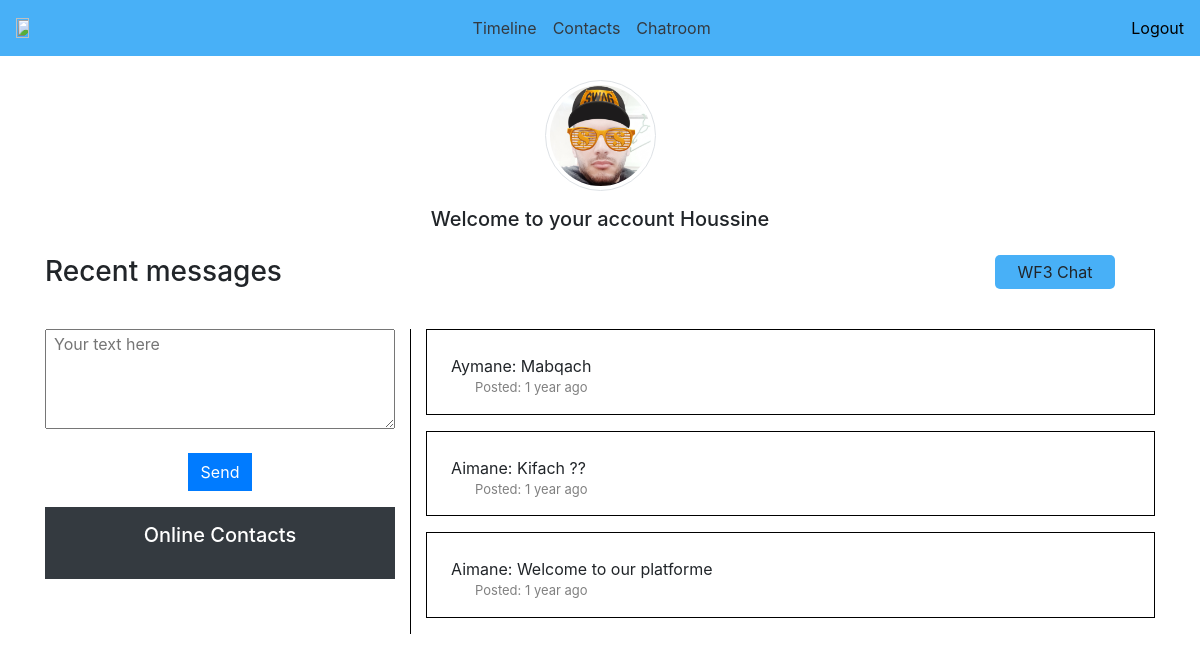
Screenshot of /timeline (signed in) with the database file from the repository.
### tables this page shows
CREATE TABLE `images` (
  `id` int(11) NOT NULL,
  `images` varchar(500) NOT NULL,
  `id_user` int(11) NOT NULL
);

CREATE TABLE `messages` (
  `id` int(11) NOT NULL,
  `message` text NOT NULL,
  `id_user` int(11) NOT NULL,
  `date` datetime NOT NULL
);

CREATE TABLE `register` (
  `id` int(11) NOT NULL,
  `email` varchar(200) NOT NULL,
  `firstname` varchar(200) NOT NULL,
  `lastname` varchar(200) NOT NULL,
  `telephone` varchar(50) NOT NULL,
  `password` varchar(200) NOT NULL,
  `sex` varchar(200) NOT NULL,
  `status` bigint(20) NOT NULL
);

### functions.php (called while the page is built)
<?php
    function time_since($since) {
        $chunks = array(
            array(60 * 60 * 24 * 365 , 'year'),
            array(60 * 60 * 24 * 30 , 'month'),
            array(60 * 60 * 24 * 7, 'week'),
            array(60 * 60 * 24 , 'day'),
            array(60 * 60 , 'hour'),
            array(60 , 'minute'),
            array(1 , 'second')
        );
        for ($i = 0, $j = count($chunks); $i < $j; $i++) {
            $seconds = $chunks[$i][0];
            $name = $chunks[$i][1];
            if (($count = floor($since / $seconds)) != 0) {
                break;
            }
        }
        $print = ($count == 1) ? '1 '.$name : "$count {$name}s";
        return $print;
    }
?>

### timeline.php (the view, shortened to what this page needs)
<?php
    require("functions.php");
?>
<head>
</head>
<?php
    if(isset($_COOKIE['email']) && isset($_COOKIE['password'])){
        require("style.php");
        require("navbar.php");
        require("db.php");
        $useremail = $_SESSION['id'];
        $sql = "SELECT * FROM `images` WHERE id_user = '$useremail'";
        $result = mysqli_query($conn, $sql);
        while($rows = mysqli_fetch_assoc($result)){
            $images = $rows['images'];
        }
?>
<div class="mt-4 container">
        <div class="text-center">
            <p><img src="<?php echo $images ?>"class="img-profile img-thumbnail"></p>
        </div>
        <div class="text-center pb-3">
            <h5 id="h5">Welcome to your account <?php echo $_SESSION['name']?></h5>
        </div>
    <div class="row">
        <div class="col-lg-10">
            <h3>Recent messages</h3>
        </div>
        <div class="col-lg-2">
        <p class="bg-p w-75 text-center">WF3 Chat</p>
        </div>
    </div>
    <div class="mt-4">
            <div class="row">
                <div class="pb-2 col-md-4">
                    <div class="text-center">
                    <form action="timeline" method="POST">
                        <textarea class="w-100 pl-2" id="messages-text" name="message" placeholder="Your text here"></textarea>
                        <div class="pt-2">
                            <input type ="submit" class="btn btn-primary" value="Send" id="btn-send" name="send">
                        </div>
                    </form>
                    </div>
                    <div class="bg-dark">
                    <center><h5 class="text-white pt-3 pb-3">Online Contacts</h5></center>
<?php
$idsession = $_SESSION['id'];
    $sql = "SELECT * FROM `register` WHERE id != '$idsession'";
    $result = mysqli_query($conn, $sql);
    while($rows = mysqli_fetch_assoc($result)){
?>
<div id="result" class="pb-1"></div>
<?php
    }
?>
    </div>
                </div>
                <div class="col-md-8 div-border">
<?php
    $sql="SELECT * FROM `messages` ORDER BY `date` DESC";
    $result = mysqli_query($conn, $sql);
    while ($rows = mysqli_fetch_assoc($result)){
        $user = mysqli_real_escape_string($conn, $rows['id_user']);
        $query = "SELECT * FROM `register` WHERE id = '$user' LIMIT 1";
        $rslt = mysqli_query($conn, $query);
        $userQuery = mysqli_fetch_assoc($rslt);
        if($user == $_SESSION['id']){
            $userQuery['firstname'] = "You";
            $deleteMsg = '<a onClick="return confirm("Are you sure you want to delete this message");" href="delete_message?Id='. $rows['id'].'" class="delet-link"><i class="fa-solid fa-x"></i></a>';
        }else{
            $userQuery['firstname'] = $userQuery['firstname'];
        }
?>
                <div class="d-flex output">
                    <p class="w-100 pt-4 pb-3 px-4 para-style mx-auto">
                        <?php echo $userQuery['firstname']?>:
                        <?php echo $rows['message'] ?><br>
                        <span class="px-4 span-style">Posted: <?php echo time_since(time()- strtotime($rows['date']))?> ago</span>
                    </p>
                </div>
<?php
    }
?>
                </div>
            </div>
    </div>
</div>
<?php
    }else if(!isset($_COOKIE['email']) && !isset($_COOKIE['password'])){
        header("location:index");
    }
?>

### style.php (style rules this page uses)
input { border-radius: 0 !important; }
textarea { height:100px; outline: none; }
.para-style { border: 1px solid black; }
.img-profile { width :10%; border-radius: 50%; }
.bg-p { background-color: #48b0f7; padding: 5px; border-radius: 5px; }
.span-style { font-size: small; color: grey; }
.div-border { border-left: 1px solid black; }

### rows the page displays
images: images (picture)
messages: id_user.firstname "Aymane", message "Mabqach"
messages: id_user.firstname "Aimane", message "Kifach ??"
messages: id_user.firstname "Aimane", message "Welcome to our platforme"

### other values shown
$_SESSION['name'] "Houssine"
